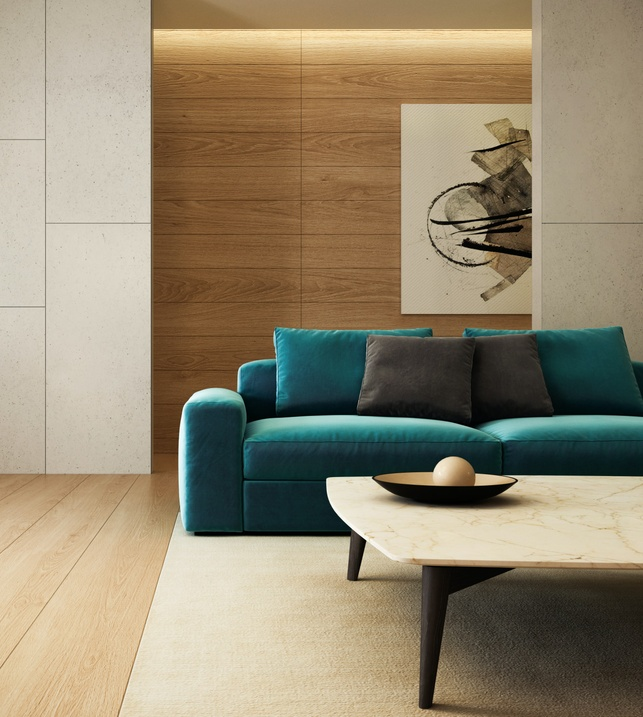
#> input picture lab2/original3.jpg, 643 x 717 px, shrunk from 2692 x 3000 before the run
$ python lab2.py
#> lines starting #> are read from the running program, lines starting #| are printed output that depends on the picture; long printed decimals are rounded
import os
import cv2
import imutils
from matplotlib import pyplot as plt

images = {}
image_original = cv2.imread('original3.jpg')
#> image_original is the input picture: shape (717, 643, 3); mean B, G, R 112.8, 136.5, 148.1
hist_original = cv2.calcHist([image_original], [0, 1, 2], None, [8, 8, 8], [0, 256, 0, 256, 0, 256])
hist_original = cv2.normalize(hist_original, hist_original).flatten()
#> hist_original = 512 values, max 0.537 at index 374, min 0 at index 2, mean 0.00934

for image in os.listdir('images/'):
    img = cv2.imread('images/' + image)
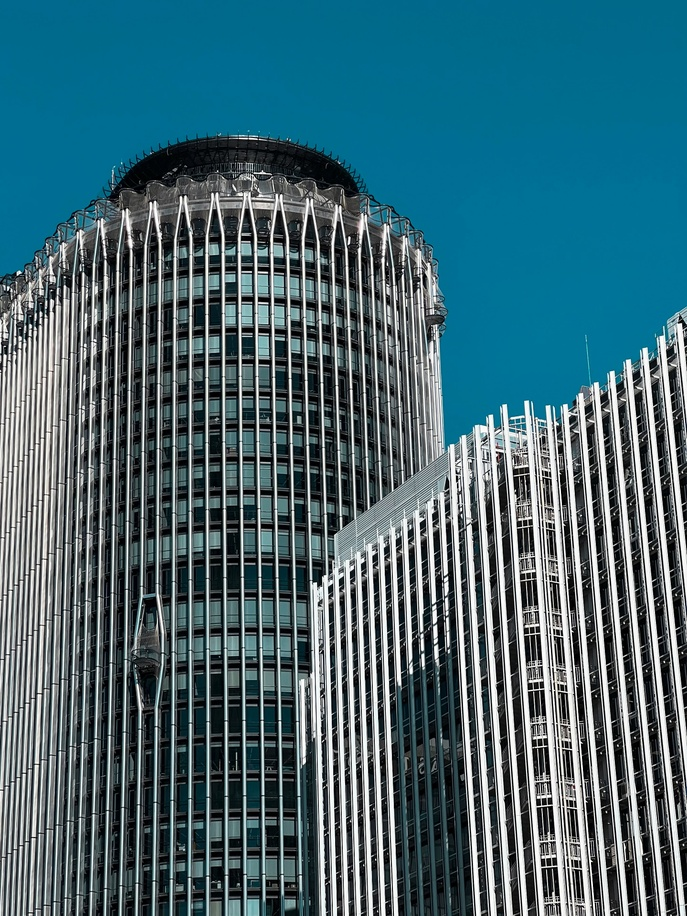
#> input picture lab2/images/1.jpg, 687 x 916 px, shrunk from 2877 x 3835 before the run
#> img is the input picture: shape (916, 687, 3); mean B, G, R 115.5, 104.5, 68.5
    hist = cv2.calcHist([img], [0, 1, 2], None, [8, 8, 8], [0, 256, 0, 256, 0, 256])
    hist = cv2.normalize(hist, hist).flatten()
#> hist = 512 values, max 0.764 at index 280, min 0 at index 2, mean 0.00536
    images[image] = cv2.compareHist(hist_original, hist, cv2.HISTCMP_CORREL)

def get_max_key(val):
    for key, value in images.items():
        if val == value:
            return key

    return "key doesn't exist"

def histAndImage(image, image_name):
    colors = ("b", "g", "r")
    channels = cv2.split(image)
    plt.figure()
    plt.title(image_name)
    plt.xlabel("Bins")
    plt.ylabel("Num of Pixels")

    for (channel, color) in zip(channels, colors):
	    hist = cv2.calcHist([channel], [0], None, [256], [0, 256])
	    plt.plot(hist, color=color)
	    plt.xlim([0, 256])

    plt.figure()
    plt.axis("off")
    plt.title(image_name)
    plt.imshow(imutils.opencv2matplotlib(image))

values = images.values()
max = max(values)
#> max = 0.153
image_name = get_max_key(max)
#> the loop in get_max_key, `for key, value in images.items():` made 1 pass
#> (key, value) on pass 1: ('1.jpg', 0.153)
#> image_name = '1.jpg'

print(max)
#| 0.153
histAndImage(image_original, 'original')
#> the loop in histAndImage, `for (channel, color) in zip(channels, colors):` made 3 passes
#> color on passes 1 to 3: 'b', 'g', 'r'
histAndImage(cv2.imread('images/' + image_name), 'similar')
#> the loop in histAndImage (call 2), `for (channel, color) in zip(channels, colors):` made 3 passes
plt.show()
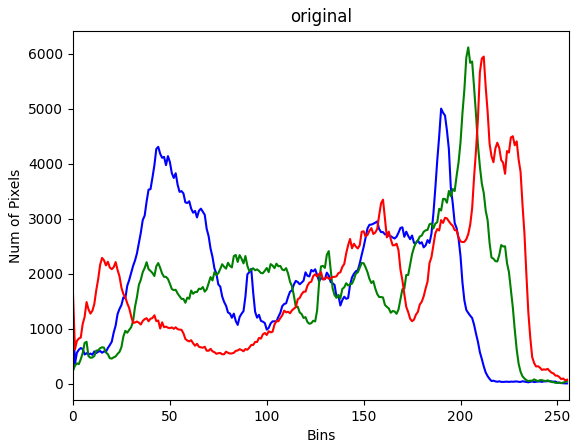
#> figure drawn by matplotlib, 1 panel; curve peaks at x = 190, y = 5004; curve peaks at x = 204, y = 6117; curve peaks at x = 212, y = 5950
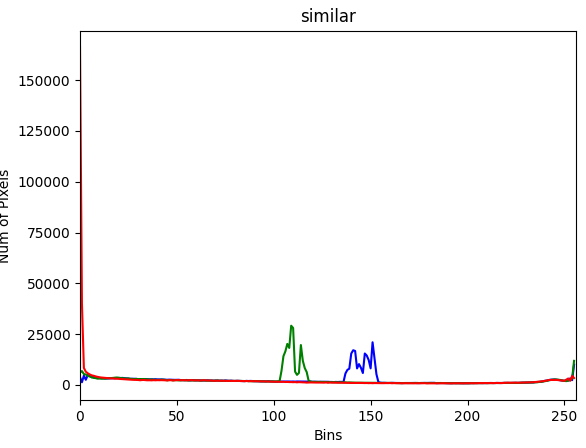
#> figure drawn by matplotlib, 1 panel; curve peaks at x = 151, y = 20940; curve peaks at x = 109, y = 29101; curve peaks at x = 0, y = 166148
